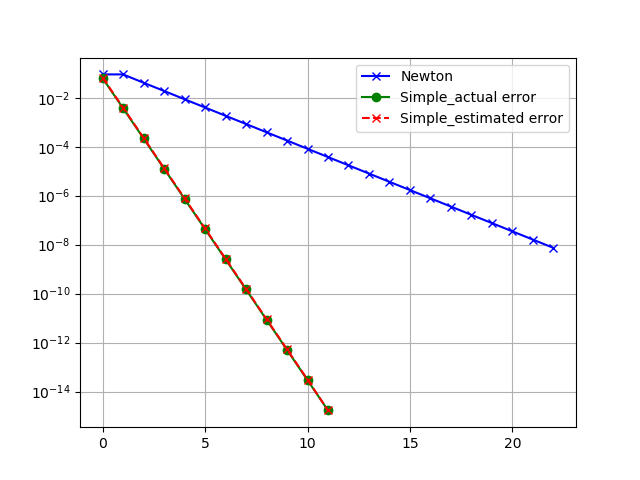

Reproduce this figure in Python.
import numpy as np
import matplotlib.pyplot as plt
import os
import scipy
# import random

class simple:
    def __init__(self, A, b, eps, f):
        self.A = A
        self.b = b
        self.eps = eps
        self.f = f
        self.x0 = self.getStart()
        self.x = self.x0
        self.iterations = 0
        self.xList = [self.x]
        self.errors = []
        self.estErrors = []

    def getStart(self):
        return np.linalg.solve(self.A,self.b)

    def rhs(self,x):
        return self.b + self.eps*self.f(x)

    def estimateError(self,i):
        return np.linalg.norm(self.xList[-i]-self.xList[-i-1])

    def iterate(self,maxIterations,rtol):
        for i in list(range(0,maxIterations)):
            rhsBef = self.rhs(self.x)
            self.x = np.linalg.solve(self.A, rhsBef)
            self.xList.append(self.x)
            est = self.estimateError(1)
            # if np.allclose(np.dot(self.A,self.x),self.rhs(self.x),rtol=rtol):
            if (est < rtol): # gives error of |xn+1 - xn|_2
                self.iterations = i
                break
            self.estErrors.append(est)
        return self.x

    def close(self,rtol):
        return np.allclose(np.dot(self.A,self.x),self.rhs(self.x),rtol=rtol)

    def calcErrors(self):
        for xi in self.xList[:-2]:
            self.errors.append(np.linalg.norm(self.x - xi))

def f(x):
    return np.array([(x[0]-x[1])**2, 0], dtype=float)

def g(x):
    return np.array([2*x[0]+x[1]-0.01*(x[0]-x[1])**2,\
                    x[0]+2*x[1]-3], dtype=float)

def dg(x):
    diff = x[0]-x[1]
    return np.array( [[2*(1-0.01*diff), 1+0.02*diff],\
                        [1, 2]], dtype = float)

def newtonXD(xn,f,df):
    if np.linalg.det(df(xn)):
        res = f(xn)
        corr = np.linalg.solve(df(xn),res)
        xNew = xn - corr
        return xNew, f(xNew)
    else:
        print("df is noninvertible->cant be solved...returning input point x_n!")
        return xn, 0*xn

if __name__ == "__main__":
    print("Simple first:")
    A = np.array([[2,1],[1,2]], dtype=float)
    b = np.array([0,3], dtype=float)
    eps = 1e-2
    maxIterations = 100
    eq = simple(A,b,eps,f)
    xFin = eq.iterate(maxIterations,1e-16)
    print("final:\n",xFin)
    print(eq.close(1e-16))
    print(np.linalg.norm(np.dot(A,xFin) - eq.rhs(xFin)))
    eq.calcErrors()
    print("Errors: ")
    print(eq.estErrors)
    ##########################
    print("-"*30)
    print("Now Newton: ")
    x = np.linalg.solve(A,b)
    print("Starting guess x0: ",x)
    print("norm(g(x0)): ",np.linalg.norm(g(x)))
    print("-"*30)
    print("Iterating...please hold the line!")
    eps = 1e-16
    error = [np.linalg.norm(g(x))]
    iterations = 100
    for i in list(range(0,100)):
        xn1, res = newtonXD(x,g,dg)
        error.append(np.linalg.norm(res))
        if np.linalg.norm(res) < eps or np.allclose(x,xn1,rtol=eps):
            print("Break condition: <xn, xnp1 close>")
            iterations = i+1
            np.copyto(x,xn1)
            break
        np.copyto(x, xn1)
    print("Arrived at solution after ",iterations," iterations.")
    print("final:\n",x)
    print("final error:\n",np.linalg.norm(np.dot(A,x) - g(x)))
    #x2 = np.power(1e-2,np.arange(0,iterations+1))
    plt.semilogy(np.arange(0,iterations+1),error,"bx-",label="Newton")
    plt.semilogy(np.arange(0,len(eq.errors)),eq.errors,"go-",label="Simple_actual error")
    plt.semilogy(np.arange(0,len(eq.estErrors)),eq.estErrors,"rx--",label="Simple_estimated error")
    # plt.semilogy(np.arange(0,iterations+1),x2,"b-", label="order x^2 ???")
    plt.grid()
    plt.legend()
    # plt.show()
    scriptpath = os.path.dirname(__file__)
    plt.savefig(os.path.join(scriptpath,"Ex10_3.png")) 
